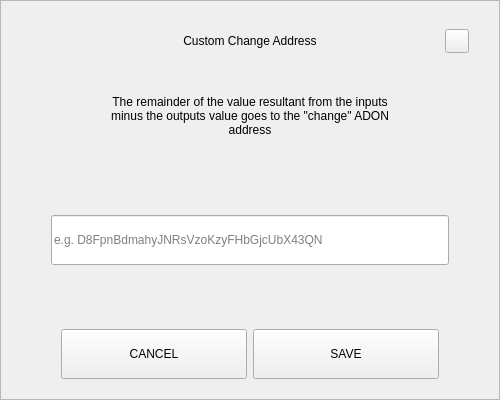
<?xml version="1.0" encoding="UTF-8"?>
<ui version="4.0">
 <class>SendChangeAddressDialog</class>
 <widget class="QDialog" name="SendChangeAddressDialog">
  <property name="geometry">
   <rect>
    <x>0</x>
    <y>0</y>
    <width>500</width>
    <height>400</height>
   </rect>
  </property>
  <property name="windowTitle">
   <string notr="true">N/A</string>
  </property>
  <layout class="QVBoxLayout" name="verticalLayout">
   <property name="spacing">
    <number>0</number>
   </property>
   <property name="leftMargin">
    <number>0</number>
   </property>
   <property name="topMargin">
    <number>0</number>
   </property>
   <property name="rightMargin">
    <number>0</number>
   </property>
   <property name="bottomMargin">
    <number>0</number>
   </property>
   <item>
    <widget class="QFrame" name="frame">
     <property name="styleSheet">
      <string notr="true"/>
     </property>
     <property name="frameShape">
      <enum>QFrame::StyledPanel</enum>
     </property>
     <property name="frameShadow">
      <enum>QFrame::Raised</enum>
     </property>
     <layout class="QVBoxLayout" name="verticalLayout_2" stretch="0,0,0,0,0,0,0">
      <property name="spacing">
       <number>0</number>
      </property>
      <property name="leftMargin">
       <number>30</number>
      </property>
      <property name="topMargin">
       <number>20</number>
      </property>
      <property name="rightMargin">
       <number>30</number>
      </property>
      <property name="bottomMargin">
       <number>20</number>
      </property>
      <item>
       <layout class="QHBoxLayout" name="horizontalLayout_3">
        <property name="spacing">
         <number>0</number>
        </property>
        <item>
         <spacer name="horizontalSpacer_2">
          <property name="orientation">
           <enum>Qt::Horizontal</enum>
          </property>
          <property name="sizeHint" stdset="0">
           <size>
            <width>40</width>
            <height>20</height>
           </size>
          </property>
         </spacer>
        </item>
        <item>
         <widget class="QLabel" name="labelTitle">
          <property name="minimumSize">
           <size>
            <width>0</width>
            <height>40</height>
           </size>
          </property>
          <property name="maximumSize">
           <size>
            <width>16777215</width>
            <height>40</height>
           </size>
          </property>
          <property name="styleSheet">
           <string notr="true">padding-left:24px;</string>
          </property>
          <property name="text">
           <string>Custom Change Address</string>
          </property>
          <property name="alignment">
           <set>Qt::AlignCenter</set>
          </property>
          <property name="margin">
           <number>7</number>
          </property>
         </widget>
        </item>
        <item>
         <spacer name="horizontalSpacer">
          <property name="orientation">
           <enum>Qt::Horizontal</enum>
          </property>
          <property name="sizeHint" stdset="0">
           <size>
            <width>40</width>
            <height>20</height>
           </size>
          </property>
         </spacer>
        </item>
        <item>
         <widget class="QPushButton" name="btnEsc">
          <property name="minimumSize">
           <size>
            <width>24</width>
            <height>24</height>
           </size>
          </property>
          <property name="maximumSize">
           <size>
            <width>24</width>
            <height>24</height>
           </size>
          </property>
          <property name="focusPolicy">
           <enum>Qt::NoFocus</enum>
          </property>
          <property name="text">
           <string/>
          </property>
         </widget>
        </item>
       </layout>
      </item>
      <item>
       <spacer name="verticalSpacer_2">
        <property name="orientation">
         <enum>Qt::Vertical</enum>
        </property>
        <property name="sizeType">
         <enum>QSizePolicy::Fixed</enum>
        </property>
        <property name="sizeHint" stdset="0">
         <size>
          <width>20</width>
          <height>20</height>
         </size>
        </property>
       </spacer>
      </item>
      <item alignment="Qt::AlignHCenter">
       <widget class="QLabel" name="labelMessage">
        <property name="minimumSize">
         <size>
          <width>0</width>
          <height>70</height>
         </size>
        </property>
        <property name="text">
         <string>The remainder of the value resultant from the inputs minus the outputs value goes to the &quot;change&quot; ADON address</string>
        </property>
        <property name="alignment">
         <set>Qt::AlignCenter</set>
        </property>
        <property name="wordWrap">
         <bool>true</bool>
        </property>
       </widget>
      </item>
      <item>
       <spacer name="verticalSpacer_3">
        <property name="orientation">
         <enum>Qt::Vertical</enum>
        </property>
        <property name="sizeHint" stdset="0">
         <size>
          <width>20</width>
          <height>40</height>
         </size>
        </property>
       </spacer>
      </item>
      <item>
       <layout class="QHBoxLayout" name="horizontalLayout_2">
        <property name="spacing">
         <number>0</number>
        </property>
        <property name="leftMargin">
         <number>20</number>
        </property>
        <property name="rightMargin">
         <number>20</number>
        </property>
        <item>
         <widget class="QLineEdit" name="lineEditAddress">
          <property name="minimumSize">
           <size>
            <width>0</width>
            <height>50</height>
           </size>
          </property>
          <property name="placeholderText">
           <string notr="true">e.g. D8FpnBdmahyJNRsVzoKzyFHbGjcUbX43QN</string>
          </property>
         </widget>
        </item>
       </layout>
      </item>
      <item>
       <spacer name="verticalSpacer">
        <property name="orientation">
         <enum>Qt::Vertical</enum>
        </property>
        <property name="sizeHint" stdset="0">
         <size>
          <width>20</width>
          <height>40</height>
         </size>
        </property>
       </spacer>
      </item>
      <item>
       <layout class="QHBoxLayout" name="horizontalLayout" stretch="2,2">
        <property name="spacing">
         <number>6</number>
        </property>
        <property name="leftMargin">
         <number>30</number>
        </property>
        <property name="rightMargin">
         <number>30</number>
        </property>
        <item>
         <widget class="QPushButton" name="btnCancel">
          <property name="minimumSize">
           <size>
            <width>180</width>
            <height>50</height>
           </size>
          </property>
          <property name="focusPolicy">
           <enum>Qt::NoFocus</enum>
          </property>
          <property name="text">
           <string>CANCEL</string>
          </property>
         </widget>
        </item>
        <item>
         <widget class="QPushButton" name="btnSave">
          <property name="minimumSize">
           <size>
            <width>180</width>
            <height>50</height>
           </size>
          </property>
          <property name="focusPolicy">
           <enum>Qt::NoFocus</enum>
          </property>
          <property name="text">
           <string>SAVE</string>
          </property>
         </widget>
        </item>
       </layout>
      </item>
     </layout>
    </widget>
   </item>
  </layout>
 </widget>
 <resources/>
 <connections/>
</ui>
